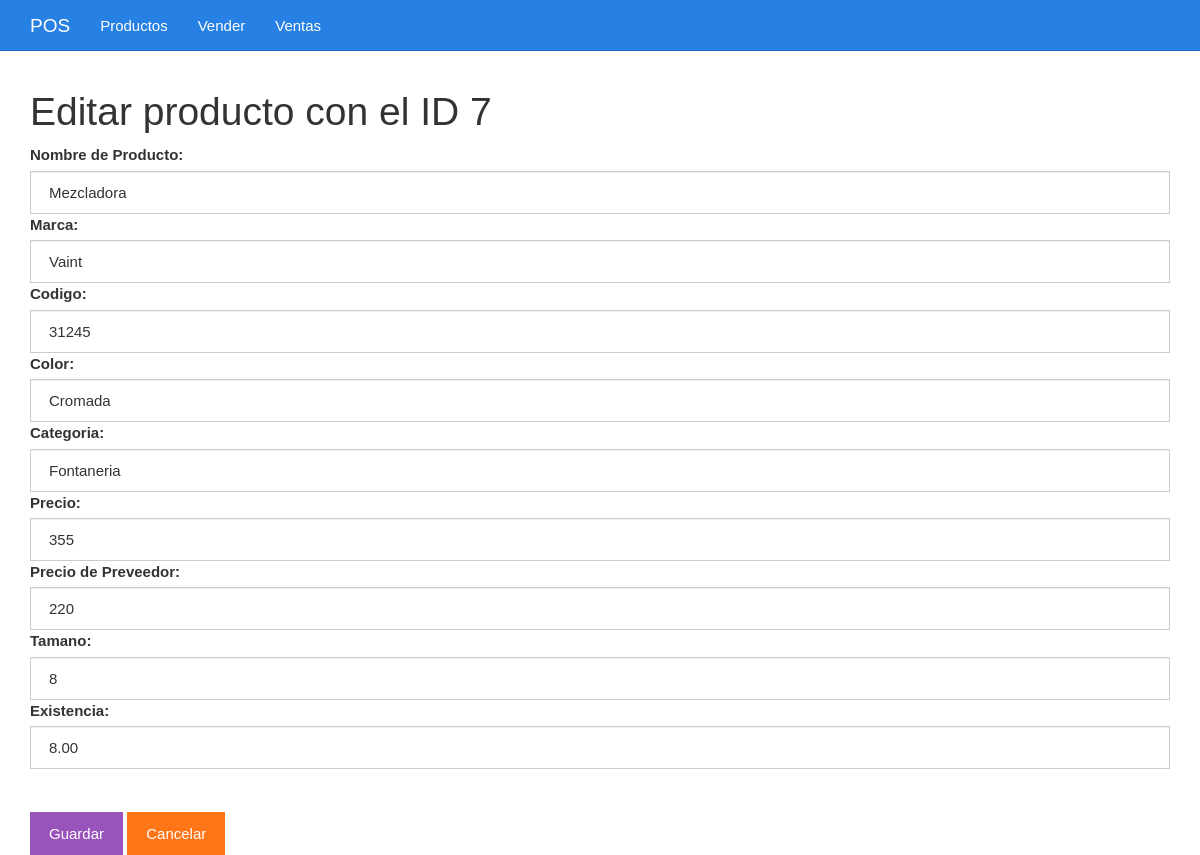
The app's page /editar.php?id=7 with its own data.
### tables this page shows
CREATE TABLE `productos` (
  `id` bigint(20) UNSIGNED NOT NULL,
  `nombre` varchar(255) NOT NULL,
  `marca` varchar(255) NOT NULL,
  `codigo` int(100) NOT NULL,
  `color` varchar(100) NOT NULL,
  `categoria` varchar(100) NOT NULL,
  `precio` int(10) NOT NULL,
  `precio_p` int(10) NOT NULL,
  `tamano` varchar(100) NOT NULL,
  `existencia` decimal(5,2) NOT NULL
);

### editar.php (the view, shortened to what this page needs)
<?php
$id = $_GET["id"];
include_once "base_de_datos.php";
$sentencia = $base_de_datos->prepare("SELECT * FROM productos WHERE id = ?;");
$sentencia->execute([$id]);
$producto = $sentencia->fetch(PDO::FETCH_OBJ);
?>
<?php include_once "encabezado.php" ?>
	<div class="col-xs-12">
		<h1>Editar producto con el ID <?php echo $producto->id; ?></h1>
		<form method="post" action="guardarDatosEditados.php">
			<label for="nombre">Nombre de Producto:</label>
			<input value="<?php echo $producto->nombre ?>" class="form-control" name="nombre" required type="text" id="codigo" placeholder="Escribe el código">
			<label for="marca">Marca:</label>
			<input value="<?php echo $producto->marca ?>" class="form-control" name="marca" required type="text" id="precioVenta" placeholder="Precio de venta">
			<label for="codigo">Codigo:</label>
			<input value="<?php echo $producto->codigo ?>" class="form-control" name="codigo" required type="nuber" id="precioVenta" placeholder="Precio de venta">
			<label for="color">Color:</label>
			<input value="<?php echo $producto->color ?>" class="form-control" name="color" required type="text" id="precioCompra" placeholder="Precio de compra">
			<label for="categoria">Categoria:</label>
			<input value="<?php echo $producto->categoria ?>" class="form-control" name="categoria" required type="text" id="precioCompra" placeholder="Precio de compra">
			<label for="precio">Precio:</label>
			<input value="<?php echo $producto->precio ?>" class="form-control" name="precio" required type="number" id="precioCompra" placeholder="Precio de compra">
			<label for="precio_p">Precio de Preveedor:</label>
			<input value="<?php echo $producto->precio_p ?>" class="form-control" name="precio_p" required type="number" id="precioCompra" placeholder="Precio de compra">
			<label for="tamano">Tamano:</label>
			<input value="<?php echo $producto->tamano ?>" class="form-control" name="tamano" required type="text" id="precioCompra" placeholder="Precio de compra">
			<label for="existencia">Existencia:</label>
			<input value="<?php echo $producto->existencia ?>" class="form-control" name="existencia" required type="text" id="existencia" placeholder="Precio de compra">
			<br><br><input class="btn btn-info" type="submit" value="Guardar">
			<a class="btn btn-warning" href="./listar.php">Cancelar</a>
		</form>
	</div>
<?php include_once "pie.php" ?>

### css/estilo.css (style rules this page uses)
body { padding-top: 70px; }

### records on screen
productos: id "7", nombre "Mezcladora", marca "Vaint", codigo "31245", color "Cromada", categoria "Fontaneria", precio "355", precio_p "220", existencia "8.00"
